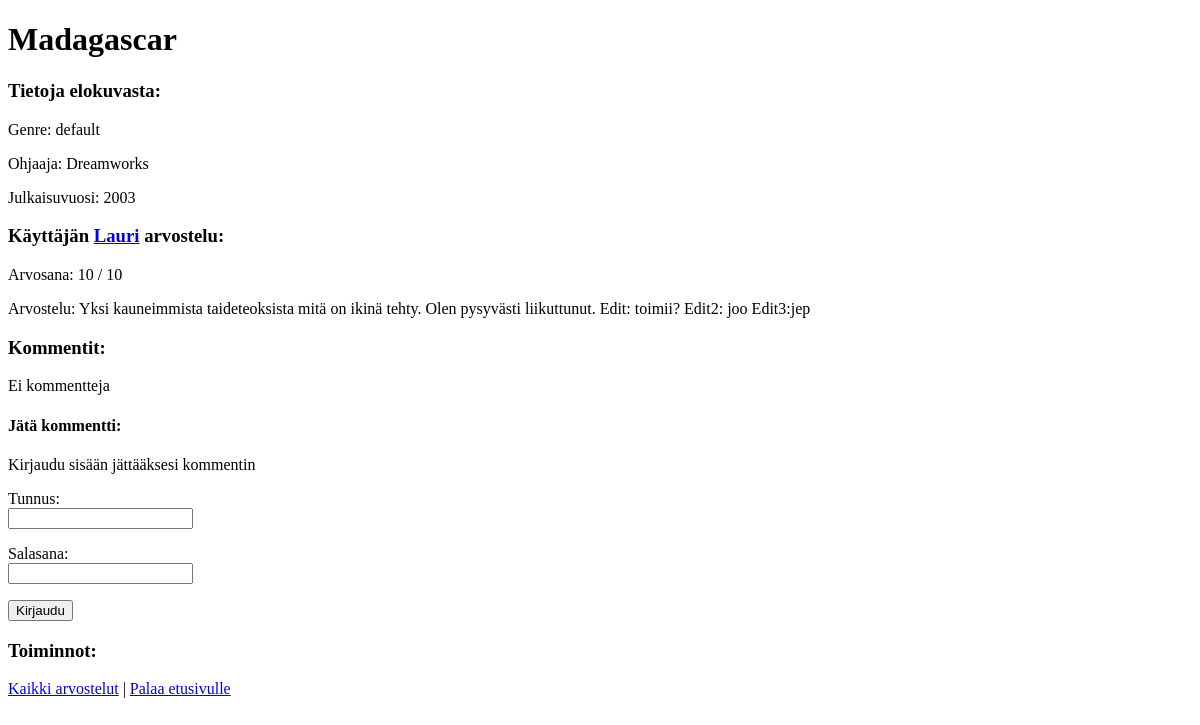
Before: /movie_reviews/1 with the older database file.
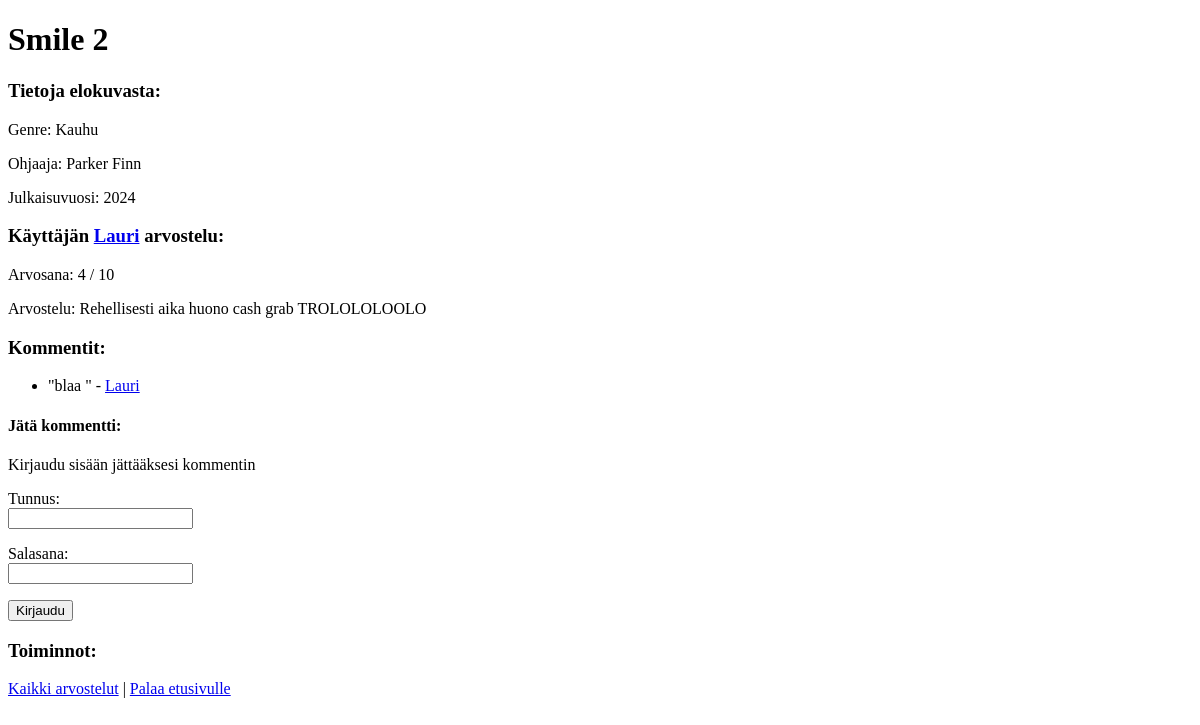
After: the same page with the newer database file.
### tables this page shows
CREATE TABLE reviews (
    id INTEGER PRIMARY KEY,
    user_id INTEGER REFERENCES users,
    movie TEXT, 
    rating INTEGER, 
    review TEXT
);

CREATE TABLE movie_info (
    id INTEGER PRIMARY KEY,
    review_id INTEGER REFERENCES reviews,
    genre TEXT,
    director TEXT,
    year INTEGER
);

CREATE TABLE users (
    id INTEGER PRIMARY KEY,
    username TEXT UNIQUE,
    password_hash TEXT
);

CREATE TABLE comments (
    id INTEGER PRIMARY KEY,
    review_id INTEGER REFERENCES reviews,
    user_id INTEGER REFERENCES users,
    content TEXT
);

### app.py (the view)
@app.route("/movie_reviews/<int:item_id>")
def page(item_id):
    review = reviews.get_review(item_id) # Hakee halutun arvostelun id
    info = reviews.get_info(item_id) # Hakee luokat
    comments = reviews.fetch_comments(item_id)
    return render_template("show_review.html", item=review, info=info, comments=comments) # passataan id ja info html tiedostoon

### db.py (called while the page is built)
def get_connection():
    con = sqlite3.connect("database.db")
    con.execute("PRAGMA foreign_keys = ON")
    con.row_factory = sqlite3.Row
    return con

def query(sql, params=[]):
    con = get_connection()
    result = con.execute(sql, params).fetchall()
    con.close()
    return result

### reviews.py (called while the page is built)
def get_review(item_id):
    sql = """SELECT R.id, R.movie, R.rating, R.review, R.user_id, U.username
    FROM reviews R, users U
    WHERE R.user_id = U.id
    AND R.id = ?
    ;"""
    return db.query(sql, [item_id])[0]

def get_info(item_id):
    sql = """SELECT genre, director, year
            FROM movie_info
            WHERE review_id = ?
            ORDER BY id DESC
            ;"""
    return db.query(sql, [item_id])

def fetch_comments(review_id):
    sql = """SELECT C.id, C.content, C.user_id, U.username
            FROM comments C, reviews R, users U
            WHERE R.id = ?
            AND C.review_id = R.id
            AND U.id = C.user_id
            ORDER BY C.id
            ;"""
    res = db.query(sql, [review_id])
    return res

### templates/show_review.html (shortened to what this page needs)
<!DOCTYPE html>
<html>
<head>
</head>
<body>
    <h1>{{ item.movie }}</h1>
    {% if info %}
    <p>
        <h3>Tietoja elokuvasta: </h3>
        {% for info in info %}
        <p>Genre: {{ info.genre }} </p>
        <p>Ohjaaja: {{ info.director }} </p>
        <p>Julkaisuvuosi: {{ info.year }} </p>
        {% endfor %}
    </p>
    {% endif %}
    <h3>Käyttäjän <a href="/show_user/{{ item.user_id }}">{{ item.username }}</a> arvostelu:</h3>
    <p>
        Arvosana: {{ item.rating }} / 10
    </p>
    <p>
        Arvostelu: {{ item.review }}
    </p>
    <h3>Kommentit:</h3>
    {% if comments %}
    <ul>
        {% for comment in comments %}
        {% if session.user_id == comment.user_id %}
        <li>"{{ comment.content }}" - <a href="/show_user/{{ comment.user_id }}">{{ comment.username }}</a> |
        <a href="/remove_comment/{{ comment.id }}">Poista </a></li>
        {% else %}
        <li>"{{ comment.content }}" - <a href="/show_user/{{ comment.user_id }}">{{ comment.username }}</a></li>
        {% endif %}
        {% endfor %}
    </ul>
    {% else %}
    <p>Ei kommentteja</p>
    {% endif %}
    <h4>Jätä kommentti:</h4>
    {% if session.username %}
    <form action="/create_comment" method="post">
        <input type="hidden" name="review_id" value="{{ item.id }}">
        <p>
            <textarea name="comment" rows="6" cols="40"></textarea>
        </p>
        <p>
            <input type="submit" name="send" value="Lähetä">
        </p>
    </form>
    {% else %}
    <p>Kirjaudu sisään jättääksesi kommentin</p>
    <form action="/login" method="post">
        <p>
          Tunnus: <br />
          <input type="text" name="username" />
        </p>
        <p>
          Salasana: <br />
          <input type="password" name="password" />
        </p>
        <input type="submit" value="Kirjaudu">
    </form>
    {% endif %}
    <h3>Toiminnot: </h3>
    <p>
        <a href="/movie_reviews">Kaikki arvostelut</a> |
        <a href="/">Palaa etusivulle</a>
    </p>
</body>
</html>

Changed rows visible on the page:
removed movie_info: genre "default", director "Dreamworks", year "2003"
changed reviews: movie "Madagascar" → "Smile 2"; rating "10" → "4"; review "Yksi kauneimmista taideteoksista mitä on ikinä tehty. Olen pysyvästi liikuttunut. Edit: toimii? Edit2: joo Edit3:jep" → "Rehellisesti aika huono cash grab TROLOLOLOOLO"
added movie_info: genre "Kauhu", director "Parker Finn", year "2024"
added comments: content "blaa", username "Lauri"
Other visible differences:
text no longer shown: "Ei kommentteja"
